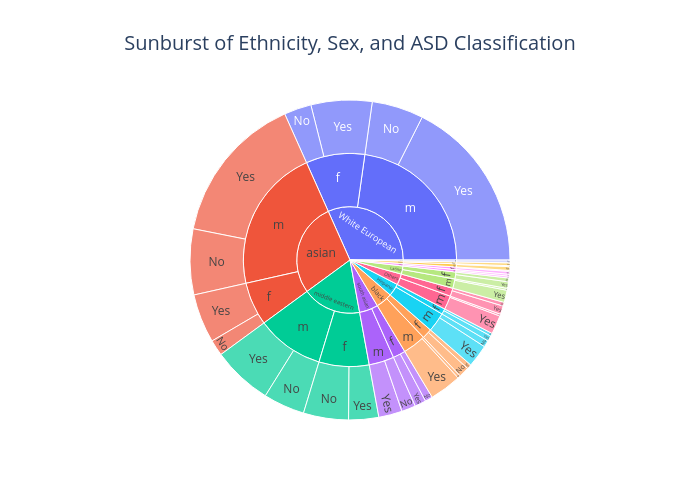

Notebook cell for this chart:
### Code cell
# Sunburst chart
fig_sunburst = px.sunburst(
    asd_toddlers_df,
    path=['Ethnicity', 'Sex', 'ASD_Traits'],  # Hierarchy: Ethnicity -> Sex -> ASD classification
    title="Sunburst of Ethnicity, Sex, and ASD Classification",
)
fig_sunburst.update_layout(
    title={'x': 0.5, 'xanchor': 'center', 'font': {'size': 20}},
    width=700,
    height=500,    
)
fig_sunburst.show()

### Figure 1 — Plotly figure (JSON) as saved in the notebook; plotly's stock layout.template omitted (floating-point values rounded to 4 significant figures)
{"data": [{"branchvalues": "total", "domain": {"x": [0, 1], "y": [0, 1]}, "hovertemplate": "labels=%{label}<br>count=%{value}<br>parent=%{parent}<br>id=%{id}<extra></extra>", "ids": ["middle eastern/f/No", "White European/m/Yes", "middle eastern/m/Yes", "Hispanic/m/Yes", "White European/f/Yes", "black/m/Yes", "asian/m/Yes", "asian/m/No", "south asian/m/Yes", "middle eastern/f/Yes", "middle eastern/m/No", "black/f/Yes", "Native Indian/m/Yes", "Others/m/Yes", "black/f/No", "White European/f/No", "south asian/f/Yes", "White European/m/No", "south asian/m/No", "asian/f/Yes", "Others/f/No", "asian/f/No", "south asian/f/No", "Latino/f/No", "mixed/m/No", "mixed/f/No", "Latino/m/Yes", "mixed/f/Yes", "Hispanic/f/No", "Hispanic/f/Yes", "Others/f/Yes", "Pacifica/m/Yes", "Latino/f/Yes", "Hispanic/m/No", "Pacifica/m/No", "mixed/m/Yes", "Pacifica/f/Yes", "black/m/No", "Others/m/No", "Latino/m/No", "middle eastern/f", "White European/m", "middle eastern/m", "Hispanic/m", "White European/f", "black/m", "asian/m", "south asian/m", "black/f", "Native Indian/m", "Others/m", "south asian/f", "asian/f", "Others/f", "Latino/f", "mixed/m", "mixed/f", "Latino/m", "Hispanic/f", "Pacifica/m", "Pacifica/f", "middle eastern", "White European", "Hispanic", "black", "asian", "south asian", "Native Indian", "Others", "Latino", "mixed", "Pacifica"], "labels": ["No", "Yes", "Yes", "Yes", "Yes", "Yes", "Yes", "No", "Yes", "Yes", "No", "Yes", "Yes", "Yes", "No", "No", "Yes", "No", "No", "Yes", "No", "No", "No", "No", "No", "No", "Yes", "Yes", "No", "Yes", "Yes", "Yes", "Yes", "No", "No", "Yes", "Yes", "No", "No", "No", "f", "m", "m", "m", "f", "m", "m", "m", "f", "m", "m", "f", "f", "f", "f", "m", "f", "m", "f", "m", "f", "middle eastern", "White European", "Hispanic", "black", "asian", "south asian", "Native Indian", "Others", "Latino", "mixed", "Pacifica"], "name": "", "parents": ["middle eastern/f", "White European/m", "middle eastern/m", "Hispanic/m", "White European/f", "black/m", "asian/m", "asian/m", "south asian/m", "middle eastern/f", "middle eastern/m", "black/f", "Native Indian/m", "Others/m", "black/f", "White European/f", "south asian/f", "White European/m", "south asian/m", "asian/f", "Others/f", "asian/f", "south asian/f", "Latino/f", "mixed/m", "mixed/f", "Latino/m", "mixed/f", "Hispanic/f", "Hispanic/f", "Others/f", "Pacifica/m", "Latino/f", "Hispanic/m", "Pacifica/m", "mixed/m", "Pacifica/f", "black/m", "Others/m", "Latino/m", "middle eastern", "White European", "middle eastern", "Hispanic", "White European", "black", "asian", "south asian", "black", "Native Indian", "Others", "south asian", "asian", "Others", "Latino", "mixed", "mixed", "Latino", "Hispanic", "Pacifica", "Pacifica", "", "", "", "", "", "", "", "", "", "", ""], "type": "sunburst", "values": [48, 185, 64, 24, 65, 34, 160, 70, 25, 32, 44, 5, 3, 20, 11, 29, 12, 55, 15, 52, 4, 17, 8, 4, 2, 1, 13, 3, 3, 6, 9, 4, 7, 7, 1, 2, 3, 3, 2, 2, 80, 240, 108, 31, 94, 37, 230, 40, 16, 3, 22, 20, 69, 13, 11, 4, 4, 15, 9, 5, 3, 188, 334, 40, 53, 299, 60, 3, 35, 26, 8, 8]}], "layout": {"height": 500, "legend": {"tracegroupgap": 0}, "title": {"font": {"size": 20}, "text": "Sunburst of Ethnicity, Sex, and ASD Classification", "x": 0.5, "xanchor": "center"}, "width": 700}}
